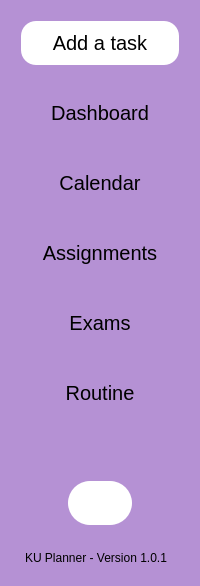
         <widget class="QGroupBox" name="groupBox">
          <property name="styleSheet">
           <string notr="true">QGroupBox{
border:none;
	background-color: rgb(181, 145, 212);
}
QPushButton{
	font: 13pt &quot;Monotype Corsiva&quot;;
padding: 10px 5px;
margin: 10px;
background:transparent;
border:none;
font-size: 20px ;
color:black;
}

QPushButton:hover{
	background-color: rgb(143, 115, 168);
color:black;
border-radius:15px;

}

QPushButton:hover:pressed{
	background-color: rgb(95, 76, 111);
color:white;
}</string>
          </property>
          <property name="title">
           <string/>
          </property>
          <layout class="QVBoxLayout" name="verticalLayout_6" stretch="0,0,0,0,0,0,2,1,0">
           <item>
            <widget class="QPushButton" name="addTask">
             <property name="cursor">
              <cursorShape>PointingHandCursor</cursorShape>
             </property>
             <property name="styleSheet">
              <string notr="true">background-color:white;
border-radius:15px;</string>
             </property>
             <property name="text">
              <string>Add a task</string>
             </property>
             <property name="icon">
              <iconset>
               <normaloff>../../../Downloads/pls.png</normaloff>../../../Downloads/pls.png</iconset>
             </property>
            </widget>
           </item>
           <item>
            <widget class="QPushButton" name="dashBoard">
             <property name="cursor">
              <cursorShape>PointingHandCursor</cursorShape>
             </property>
             <property name="text">
              <string>Dashboard</string>
             </property>
            </widget>
           </item>
           <item>
            <widget class="QPushButton" name="calendar_2">
             <property name="cursor">
              <cursorShape>PointingHandCursor</cursorShape>
             </property>
             <property name="text">
              <string>Calendar</string>
             </property>
            </widget>
           </item>
           <item>
            <widget class="QPushButton" name="assignments">
             <property name="cursor">
              <cursorShape>PointingHandCursor</cursorShape>
             </property>
             <property name="text">
              <string>Assignments</string>
             </property>
            </widget>
           </item>
           <item>
            <widget class="QPushButton" name="exams">
             <property name="cursor">
              <cursorShape>PointingHandCursor</cursorShape>
             </property>
             <property name="text">
              <string>Exams</string>
             </property>
            </widget>
           </item>
           <item>
            <widget class="QPushButton" name="routine">
             <property name="cursor">
              <cursorShape>PointingHandCursor</cursorShape>
             </property>
             <property name="text">
              <string>Routine</string>
             </property>
            </widget>
           </item>
           <item>
            <spacer name="verticalSpacer">
             <property name="orientation">
              <enum>Qt::Vertical</enum>
             </property>
             <property name="sizeHint" stdset="0">
              <size>
               <width>20</width>
               <height>40</height>
              </size>
             </property>
            </spacer>
           </item>
           <item>
            <layout class="QHBoxLayout" name="horizontalLayout_20">
             <item>
              <spacer name="horizontalSpacer_10">
               <property name="orientation">
                <enum>Qt::Horizontal</enum>
               </property>
               <property name="sizeHint" stdset="0">
                <size>
                 <width>40</width>
                 <height>20</height>
                </size>
               </property>
              </spacer>
             </item>
             <item>
              <widget class="QPushButton" name="pushButton">
               <property name="cursor">
                <cursorShape>PointingHandCursor</cursorShape>
               </property>
               <property name="styleSheet">
                <string notr="true">background-color:white;
border-radius:22px;</string>
               </property>
               <property name="text">
                <string/>
               </property>
               <property name="icon">
                <iconset>
                 <normaloff>profile.png</normaloff>profile.png</iconset>
               </property>
               <property name="iconSize">
                <size>
                 <width>30</width>
                 <height>25</height>
                </size>
               </property>
               <property name="autoExclusive">
                <bool>false</bool>
               </property>
              </widget>
             </item>
             <item>
              <spacer name="horizontalSpacer_9">
               <property name="orientation">
                <enum>Qt::Horizontal</enum>
               </property>
               <property name="sizeHint" stdset="0">
                <size>
                 <width>40</width>
                 <height>20</height>
                </size>
               </property>
              </spacer>
             </item>
            </layout>
           </item>
           <item>
            <widget class="QLabel" name="label_27">
             <property name="styleSheet">
              <string notr="true">font: 9pt &quot;Monotype Corsiva&quot;;
padding: 0px 1px;
margin: 10px;
color:black;</string>
             </property>
             <property name="text">
              <string>KU Planner - Version 1.0.1</string>
             </property>
            </widget>
           </item>
          </layout>
         </widget>
